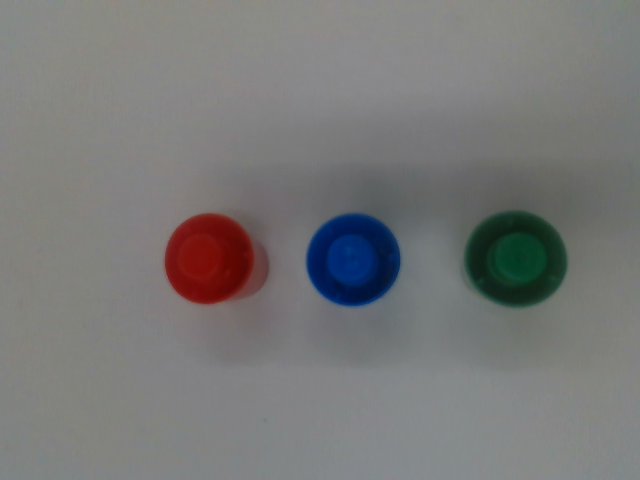
#> input picture nodes/image.png, 640 x 480 px
$ python vision1.py
#> lines starting #> are read from the running program, lines starting #| are printed output that depends on the picture; after the words box and inside, x2 and y2 are one past the last pixel; in counts of white or black regions, pixels touching at a corner belong together
import cv2 as cv
import matplotlib.pyplot as plt
import numpy as np

def detect_contour(file_name = "image.png"):
#> called with file_name = 'image.png'
    img0 = cv.imread(file_name)
#> img0 is the input picture: shape (480, 640, 3); mean B, G, R 120, 120.6, 120.6
    img = cv.GaussianBlur(img0, (5, 5), 2)
    hsv = cv.cvtColor(img, cv.COLOR_BGR2HSV)
#> hsv: shape (480, 640, 3); mean H, S, V 60.9, 22.2, 125

    lower_thresh = np.array([0,100,0])
    upper_thresh = np.array([255,255,255])
    mask = cv.inRange(hsv, lower_thresh, upper_thresh)
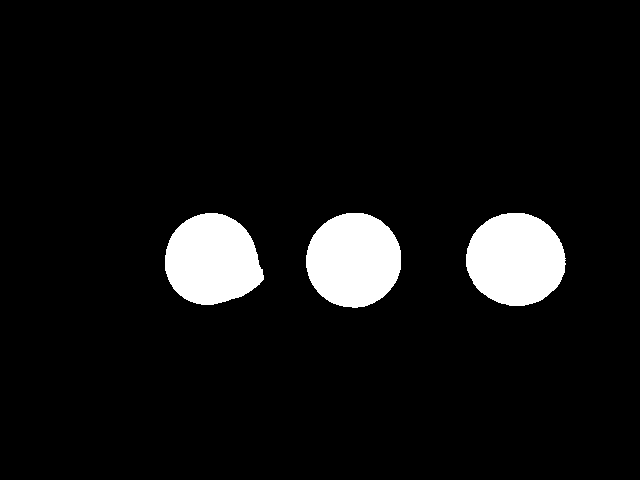
#> mask: shape (480, 640); 6.9% white; 3 white regions
    contours, hierarchy = cv.findContours(mask, cv.RETR_TREE, cv.CHAIN_APPROX_NONE)
#> contours = 3 contours; box (x1, y1, x2, y2) and area: (466, 213, 566, 306) 7134, (306, 213, 401, 308) 6970, (165, 213, 264, 305) 6815

    cs = []
    for contour in contours:
        area = cv.contourArea(contour)
        if area >500:
            M = cv.moments(contour)
            cv.drawContours(img0,contour,-1,(0,255,0),3)
            cx = int(M['m10']/M['m00'])
            cy = int(M['m01']/M['m00'])
            c = (cx,cy)
            cv.circle(img0, c, 3 , (0,0,0))
            cv.putText(img0, "({},{})".format(c[0],c[1]),(c[0]-40,c[1]-20),cv.FONT_HERSHEY_PLAIN, 1, (0,0,0),2)

            cs.append(c)
#> this loop made 3 passes
#> (area, cx, c) on passes 1 to 3: (7133.5, 515, (515, 259)), (6970.5, 353, (353, 259)), (6815, 211, (211, 259))
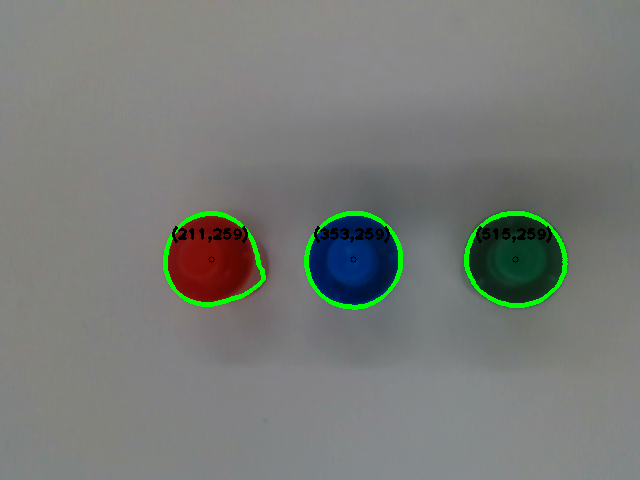
#> img0: shape (480, 640, 3); 1.76% of pixels changed, all inside (x1, y1, x2, y2) = (163, 211, 568, 310)
#> after the loop, cs = [(515, 259), (353, 259), (211, 259)]


    figure = plt.figure()
    subplot1 = figure.add_subplot(1,2,1)
    subplot2 = figure.add_subplot(1,2,2)

    subplot1.imshow(cv.cvtColor(mask, cv.COLOR_BGR2RGB))
    subplot2.imshow(cv.cvtColor(img0, cv.COLOR_BGR2RGB))
    plt.show()
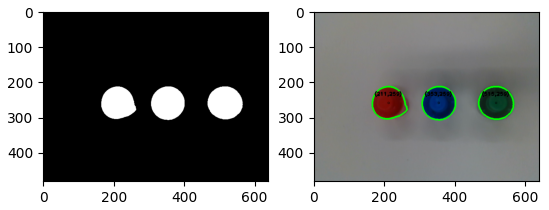
#> figure drawn by matplotlib, 2 panels

if __name__ == "__main__":
    detect_contour(file_name = "image.png")
